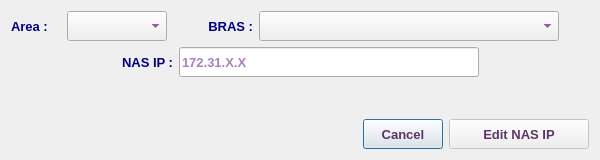
<?xml version="1.0" encoding="UTF-8"?>
<ui version="4.0">
 <class>EditNasIpDialog</class>
 <widget class="QDialog" name="EditNasIpDialog">
  <property name="geometry">
   <rect>
    <x>0</x>
    <y>0</y>
    <width>600</width>
    <height>160</height>
   </rect>
  </property>
  <property name="minimumSize">
   <size>
    <width>600</width>
    <height>160</height>
   </size>
  </property>
  <property name="maximumSize">
   <size>
    <width>601</width>
    <height>161</height>
   </size>
  </property>
  <property name="font">
   <font>
    <family>Tahoma</family>
    <pointsize>10</pointsize>
   </font>
  </property>
  <property name="windowTitle">
   <string>Edit NAS IP </string>
  </property>
  <property name="windowIcon">
   <iconset resource="../../../../image.qrc">
    <normaloff>:/Image/edit.png</normaloff>:/Image/edit.png</iconset>
  </property>
  <layout class="QVBoxLayout" name="verticalLayout">
   <item>
    <layout class="QHBoxLayout" name="horizontalLayout">
     <item>
      <widget class="QLabel" name="label">
       <property name="minimumSize">
        <size>
         <width>50</width>
         <height>30</height>
        </size>
       </property>
       <property name="maximumSize">
        <size>
         <width>60</width>
         <height>30</height>
        </size>
       </property>
       <property name="font">
        <font>
         <family>Tahoma</family>
         <pointsize>10</pointsize>
         <weight>75</weight>
         <bold>true</bold>
        </font>
       </property>
       <property name="styleSheet">
        <string notr="true">color: rgb(0, 0, 127);</string>
       </property>
       <property name="text">
        <string>Area :</string>
       </property>
      </widget>
     </item>
     <item>
      <widget class="QComboBox" name="areaCB">
       <property name="minimumSize">
        <size>
         <width>100</width>
         <height>30</height>
        </size>
       </property>
       <property name="maximumSize">
        <size>
         <width>100</width>
         <height>30</height>
        </size>
       </property>
       <property name="font">
        <font>
         <family>Tahoma</family>
         <pointsize>10</pointsize>
         <weight>75</weight>
         <bold>true</bold>
        </font>
       </property>
       <property name="styleSheet">
        <string notr="true">color: rgb(85, 0, 127);</string>
       </property>
      </widget>
     </item>
     <item>
      <widget class="QLabel" name="label_2">
       <property name="minimumSize">
        <size>
         <width>80</width>
         <height>30</height>
        </size>
       </property>
       <property name="font">
        <font>
         <family>Tahoma</family>
         <pointsize>10</pointsize>
         <weight>75</weight>
         <bold>true</bold>
        </font>
       </property>
       <property name="styleSheet">
        <string notr="true">color: rgb(0, 0, 127);</string>
       </property>
       <property name="text">
        <string>BRAS :</string>
       </property>
       <property name="alignment">
        <set>Qt::AlignRight|Qt::AlignTrailing|Qt::AlignVCenter</set>
       </property>
      </widget>
     </item>
     <item>
      <widget class="QComboBox" name="brasCB">
       <property name="minimumSize">
        <size>
         <width>300</width>
         <height>30</height>
        </size>
       </property>
       <property name="maximumSize">
        <size>
         <width>300</width>
         <height>30</height>
        </size>
       </property>
       <property name="font">
        <font>
         <family>Tahoma</family>
         <pointsize>10</pointsize>
         <weight>75</weight>
         <bold>true</bold>
        </font>
       </property>
       <property name="styleSheet">
        <string notr="true">color: rgb(85, 0, 127);</string>
       </property>
      </widget>
     </item>
     <item>
      <spacer name="horizontalSpacer_4">
       <property name="orientation">
        <enum>Qt::Horizontal</enum>
       </property>
       <property name="sizeHint" stdset="0">
        <size>
         <width>40</width>
         <height>20</height>
        </size>
       </property>
      </spacer>
     </item>
    </layout>
   </item>
   <item>
    <layout class="QHBoxLayout" name="horizontalLayout_2">
     <item>
      <spacer name="horizontalSpacer_3">
       <property name="font">
        <font>
         <family>Tahoma</family>
         <pointsize>10</pointsize>
        </font>
       </property>
       <property name="orientation">
        <enum>Qt::Horizontal</enum>
       </property>
       <property name="sizeHint" stdset="0">
        <size>
         <width>40</width>
         <height>20</height>
        </size>
       </property>
      </spacer>
     </item>
     <item>
      <widget class="QLabel" name="label_3">
       <property name="minimumSize">
        <size>
         <width>0</width>
         <height>30</height>
        </size>
       </property>
       <property name="font">
        <font>
         <family>Tahoma</family>
         <pointsize>10</pointsize>
         <weight>75</weight>
         <bold>true</bold>
        </font>
       </property>
       <property name="styleSheet">
        <string notr="true">color: rgb(0, 0, 127);</string>
       </property>
       <property name="text">
        <string>NAS IP :</string>
       </property>
      </widget>
     </item>
     <item>
      <widget class="QLineEdit" name="nasLE">
       <property name="sizePolicy">
        <sizepolicy hsizetype="Expanding" vsizetype="Preferred">
         <horstretch>0</horstretch>
         <verstretch>0</verstretch>
        </sizepolicy>
       </property>
       <property name="minimumSize">
        <size>
         <width>300</width>
         <height>30</height>
        </size>
       </property>
       <property name="maximumSize">
        <size>
         <width>300</width>
         <height>30</height>
        </size>
       </property>
       <property name="font">
        <font>
         <family>Tahoma</family>
         <pointsize>10</pointsize>
         <weight>75</weight>
         <bold>true</bold>
        </font>
       </property>
       <property name="styleSheet">
        <string notr="true">color: rgb(85, 0, 127);</string>
       </property>
       <property name="placeholderText">
        <string>172.31.X.X</string>
       </property>
      </widget>
     </item>
     <item>
      <spacer name="horizontalSpacer_2">
       <property name="font">
        <font>
         <family>Tahoma</family>
         <pointsize>10</pointsize>
        </font>
       </property>
       <property name="orientation">
        <enum>Qt::Horizontal</enum>
       </property>
       <property name="sizeHint" stdset="0">
        <size>
         <width>40</width>
         <height>20</height>
        </size>
       </property>
      </spacer>
     </item>
    </layout>
   </item>
   <item>
    <spacer name="verticalSpacer">
     <property name="font">
      <font>
       <family>Tahoma</family>
       <pointsize>10</pointsize>
      </font>
     </property>
     <property name="orientation">
      <enum>Qt::Vertical</enum>
     </property>
     <property name="sizeHint" stdset="0">
      <size>
       <width>20</width>
       <height>40</height>
      </size>
     </property>
    </spacer>
   </item>
   <item>
    <layout class="QHBoxLayout" name="horizontalLayout_3">
     <item>
      <spacer name="horizontalSpacer">
       <property name="font">
        <font>
         <family>Tahoma</family>
         <pointsize>10</pointsize>
        </font>
       </property>
       <property name="orientation">
        <enum>Qt::Horizontal</enum>
       </property>
       <property name="sizeHint" stdset="0">
        <size>
         <width>40</width>
         <height>20</height>
        </size>
       </property>
      </spacer>
     </item>
     <item>
      <widget class="QPushButton" name="cancelBtn">
       <property name="sizePolicy">
        <sizepolicy hsizetype="Preferred" vsizetype="Preferred">
         <horstretch>0</horstretch>
         <verstretch>0</verstretch>
        </sizepolicy>
       </property>
       <property name="minimumSize">
        <size>
         <width>0</width>
         <height>30</height>
        </size>
       </property>
       <property name="maximumSize">
        <size>
         <width>250</width>
         <height>30</height>
        </size>
       </property>
       <property name="font">
        <font>
         <family>Tahoma</family>
         <pointsize>10</pointsize>
         <weight>75</weight>
         <bold>true</bold>
        </font>
       </property>
       <property name="styleSheet">
        <string notr="true">color: rgb(92, 53, 102);</string>
       </property>
       <property name="text">
        <string>Cancel</string>
       </property>
      </widget>
     </item>
     <item>
      <widget class="QPushButton" name="okBtn">
       <property name="enabled">
        <bool>false</bool>
       </property>
       <property name="sizePolicy">
        <sizepolicy hsizetype="Preferred" vsizetype="Preferred">
         <horstretch>0</horstretch>
         <verstretch>0</verstretch>
        </sizepolicy>
       </property>
       <property name="minimumSize">
        <size>
         <width>140</width>
         <height>30</height>
        </size>
       </property>
       <property name="maximumSize">
        <size>
         <width>250</width>
         <height>30</height>
        </size>
       </property>
       <property name="font">
        <font>
         <family>Tahoma</family>
         <pointsize>10</pointsize>
         <weight>75</weight>
         <bold>true</bold>
        </font>
       </property>
       <property name="styleSheet">
        <string notr="true">color: rgb(92, 53, 102);</string>
       </property>
       <property name="text">
        <string>Edit NAS IP</string>
       </property>
       <property name="icon">
        <iconset resource="../../../../image.qrc">
         <normaloff>:/Image/edit.png</normaloff>:/Image/edit.png</iconset>
       </property>
       <property name="iconSize">
        <size>
         <width>20</width>
         <height>20</height>
        </size>
       </property>
      </widget>
     </item>
    </layout>
   </item>
  </layout>
 </widget>
 <tabstops>
  <tabstop>areaCB</tabstop>
  <tabstop>brasCB</tabstop>
  <tabstop>nasLE</tabstop>
  <tabstop>okBtn</tabstop>
  <tabstop>cancelBtn</tabstop>
 </tabstops>
 <resources>
  <include location="../../../../image.qrc"/>
 </resources>
 <connections/>
</ui>
